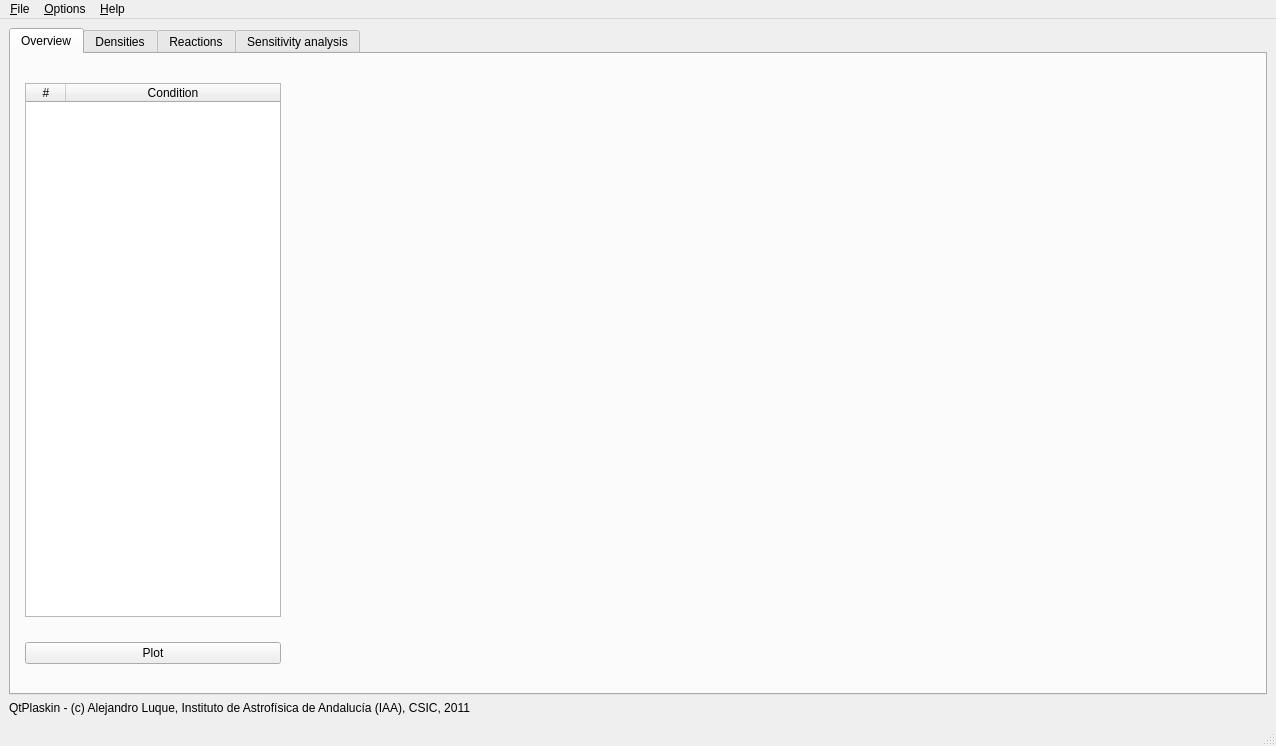
<?xml version="1.0" encoding="UTF-8"?>
<ui version="4.0">
 <class>MainWindow</class>
 <widget class="QMainWindow" name="MainWindow">
  <property name="geometry">
   <rect>
    <x>0</x>
    <y>0</y>
    <width>1276</width>
    <height>746</height>
   </rect>
  </property>
  <property name="acceptDrops">
   <bool>true</bool>
  </property>
  <property name="windowTitle">
   <string>QtPlaskin</string>
  </property>
  <widget class="QWidget" name="centralwidget">
   <property name="sizePolicy">
    <sizepolicy hsizetype="Preferred" vsizetype="Preferred">
     <horstretch>0</horstretch>
     <verstretch>0</verstretch>
    </sizepolicy>
   </property>
   <layout class="QVBoxLayout" name="verticalLayout">
    <item>
     <layout class="QHBoxLayout" name="horizontalLayout">
      <item>
       <widget class="QTabWidget" name="tabWidget">
        <property name="sizePolicy">
         <sizepolicy hsizetype="Preferred" vsizetype="Expanding">
          <horstretch>0</horstretch>
          <verstretch>0</verstretch>
         </sizepolicy>
        </property>
        <property name="currentIndex">
         <number>0</number>
        </property>
        <widget class="QWidget" name="tab_4">
         <attribute name="title">
          <string>Overview</string>
         </attribute>
         <layout class="QVBoxLayout" name="verticalLayout_5">
          <item>
           <layout class="QHBoxLayout" name="horizontalLayout_5">
            <item>
             <layout class="QVBoxLayout" name="verticalLayout_6">
              <property name="spacing">
               <number>25</number>
              </property>
              <property name="leftMargin">
               <number>5</number>
              </property>
              <property name="topMargin">
               <number>20</number>
              </property>
              <property name="rightMargin">
               <number>5</number>
              </property>
              <property name="bottomMargin">
               <number>20</number>
              </property>
              <item>
               <widget class="QTableWidget" name="condList">
                <property name="sizePolicy">
                 <sizepolicy hsizetype="Preferred" vsizetype="Expanding">
                  <horstretch>0</horstretch>
                  <verstretch>0</verstretch>
                 </sizepolicy>
                </property>
                <property name="editTriggers">
                 <set>QAbstractItemView::NoEditTriggers</set>
                </property>
                <property name="alternatingRowColors">
                 <bool>true</bool>
                </property>
                <property name="selectionMode">
                 <enum>QAbstractItemView::SingleSelection</enum>
                </property>
                <property name="selectionBehavior">
                 <enum>QAbstractItemView::SelectRows</enum>
                </property>
                <property name="showGrid">
                 <bool>false</bool>
                </property>
                <property name="sortingEnabled">
                 <bool>true</bool>
                </property>
                <attribute name="horizontalHeaderDefaultSectionSize">
                 <number>40</number>
                </attribute>
                <attribute name="horizontalHeaderStretchLastSection">
                 <bool>true</bool>
                </attribute>
                <attribute name="verticalHeaderVisible">
                 <bool>false</bool>
                </attribute>
                <attribute name="verticalHeaderDefaultSectionSize">
                 <number>20</number>
                </attribute>
                <attribute name="verticalHeaderMinimumSectionSize">
                 <number>10</number>
                </attribute>
                <column>
                 <property name="text">
                  <string>#</string>
                 </property>
                 <property name="foreground">
                  <brush brushstyle="NoBrush">
                   <color alpha="255">
                    <red>109</red>
                    <green>109</green>
                    <blue>109</blue>
                   </color>
                  </brush>
                 </property>
                </column>
                <column>
                 <property name="text">
                  <string>Condition</string>
                 </property>
                </column>
               </widget>
              </item>
              <item>
               <widget class="QPushButton" name="condButton">
                <property name="text">
                 <string>Plot</string>
                </property>
               </widget>
              </item>
             </layout>
            </item>
            <item>
             <widget class="ConditionsPlotWidget" name="condWidget" native="true">
              <property name="sizePolicy">
               <sizepolicy hsizetype="Expanding" vsizetype="Preferred">
                <horstretch>0</horstretch>
                <verstretch>0</verstretch>
               </sizepolicy>
              </property>
             </widget>
            </item>
           </layout>
          </item>
         </layout>
        </widget>
        <widget class="QWidget" name="tab">
         <attribute name="title">
          <string>Densities</string>
         </attribute>
         <layout class="QHBoxLayout" name="horizontalLayout_2">
          <item>
           <layout class="QVBoxLayout" name="verticalLayout_3">
            <property name="spacing">
             <number>25</number>
            </property>
            <property name="leftMargin">
             <number>5</number>
            </property>
            <property name="topMargin">
             <number>20</number>
            </property>
            <property name="rightMargin">
             <number>5</number>
            </property>
            <property name="bottomMargin">
             <number>20</number>
            </property>
            <item>
             <widget class="QTableWidget" name="speciesList">
              <property name="sizePolicy">
               <sizepolicy hsizetype="Preferred" vsizetype="Expanding">
                <horstretch>0</horstretch>
                <verstretch>0</verstretch>
               </sizepolicy>
              </property>
              <property name="editTriggers">
               <set>QAbstractItemView::NoEditTriggers</set>
              </property>
              <property name="alternatingRowColors">
               <bool>true</bool>
              </property>
              <property name="selectionBehavior">
               <enum>QAbstractItemView::SelectRows</enum>
              </property>
              <property name="showGrid">
               <bool>false</bool>
              </property>
              <property name="sortingEnabled">
               <bool>true</bool>
              </property>
              <attribute name="horizontalHeaderDefaultSectionSize">
               <number>40</number>
              </attribute>
              <attribute name="horizontalHeaderStretchLastSection">
               <bool>true</bool>
              </attribute>
              <attribute name="verticalHeaderVisible">
               <bool>false</bool>
              </attribute>
              <attribute name="verticalHeaderDefaultSectionSize">
               <number>20</number>
              </attribute>
              <attribute name="verticalHeaderMinimumSectionSize">
               <number>10</number>
              </attribute>
              <column>
               <property name="text">
                <string>#</string>
               </property>
              </column>
              <column>
               <property name="text">
                <string>Species</string>
               </property>
              </column>
             </widget>
            </item>
            <item>
             <widget class="QPushButton" name="plotButton">
              <property name="text">
               <string>Plot</string>
              </property>
             </widget>
            </item>
           </layout>
          </item>
          <item>
           <widget class="DensityPlotWidget" name="densWidget" native="true">
            <property name="sizePolicy">
             <sizepolicy hsizetype="Expanding" vsizetype="Preferred">
              <horstretch>0</horstretch>
              <verstretch>0</verstretch>
             </sizepolicy>
            </property>
           </widget>
          </item>
         </layout>
        </widget>
        <widget class="QWidget" name="tab_3">
         <attribute name="title">
          <string>Reactions</string>
         </attribute>
         <layout class="QHBoxLayout" name="horizontalLayout_4">
          <item>
           <layout class="QVBoxLayout" name="verticalLayout_4">
            <property name="spacing">
             <number>25</number>
            </property>
            <property name="leftMargin">
             <number>5</number>
            </property>
            <property name="topMargin">
             <number>20</number>
            </property>
            <property name="rightMargin">
             <number>5</number>
            </property>
            <property name="bottomMargin">
             <number>20</number>
            </property>
            <item>
             <widget class="QTableWidget" name="reactList">
              <property name="sizePolicy">
               <sizepolicy hsizetype="Preferred" vsizetype="Expanding">
                <horstretch>0</horstretch>
                <verstretch>0</verstretch>
               </sizepolicy>
              </property>
              <property name="editTriggers">
               <set>QAbstractItemView::NoEditTriggers</set>
              </property>
              <property name="alternatingRowColors">
               <bool>true</bool>
              </property>
              <property name="selectionBehavior">
               <enum>QAbstractItemView::SelectRows</enum>
              </property>
              <property name="showGrid">
               <bool>false</bool>
              </property>
              <property name="sortingEnabled">
               <bool>true</bool>
              </property>
              <attribute name="horizontalHeaderDefaultSectionSize">
               <number>40</number>
              </attribute>
              <attribute name="horizontalHeaderShowSortIndicator" stdset="0">
               <bool>true</bool>
              </attribute>
              <attribute name="horizontalHeaderStretchLastSection">
               <bool>true</bool>
              </attribute>
              <attribute name="verticalHeaderVisible">
               <bool>false</bool>
              </attribute>
              <attribute name="verticalHeaderDefaultSectionSize">
               <number>20</number>
              </attribute>
              <attribute name="verticalHeaderMinimumSectionSize">
               <number>10</number>
              </attribute>
              <column>
               <property name="text">
                <string>#</string>
               </property>
              </column>
              <column>
               <property name="text">
                <string>Reaction</string>
               </property>
              </column>
             </widget>
            </item>
            <item>
             <widget class="QPushButton" name="reactButton">
              <property name="text">
               <string>Plot</string>
              </property>
             </widget>
            </item>
           </layout>
          </item>
          <item>
           <widget class="RatePlotWidget" name="reactWidget" native="true">
            <property name="sizePolicy">
             <sizepolicy hsizetype="Expanding" vsizetype="Preferred">
              <horstretch>0</horstretch>
              <verstretch>0</verstretch>
             </sizepolicy>
            </property>
           </widget>
          </item>
         </layout>
        </widget>
        <widget class="QWidget" name="tab_2">
         <attribute name="title">
          <string>Sensitivity analysis</string>
         </attribute>
         <layout class="QHBoxLayout" name="horizontalLayout_3">
          <item>
           <layout class="QVBoxLayout" name="verticalLayout_2">
            <property name="spacing">
             <number>15</number>
            </property>
            <property name="leftMargin">
             <number>5</number>
            </property>
            <property name="topMargin">
             <number>20</number>
            </property>
            <property name="rightMargin">
             <number>5</number>
            </property>
            <property name="bottomMargin">
             <number>20</number>
            </property>
            <item>
             <widget class="QTableWidget" name="speciesSourceList">
              <property name="sizePolicy">
               <sizepolicy hsizetype="Preferred" vsizetype="Expanding">
                <horstretch>0</horstretch>
                <verstretch>0</verstretch>
               </sizepolicy>
              </property>
              <property name="editTriggers">
               <set>QAbstractItemView::NoEditTriggers</set>
              </property>
              <property name="alternatingRowColors">
               <bool>true</bool>
              </property>
              <property name="selectionMode">
               <enum>QAbstractItemView::SingleSelection</enum>
              </property>
              <property name="selectionBehavior">
               <enum>QAbstractItemView::SelectRows</enum>
              </property>
              <property name="showGrid">
               <bool>false</bool>
              </property>
              <property name="sortingEnabled">
               <bool>true</bool>
              </property>
              <attribute name="horizontalHeaderDefaultSectionSize">
               <number>40</number>
              </attribute>
              <attribute name="horizontalHeaderStretchLastSection">
               <bool>true</bool>
              </attribute>
              <attribute name="verticalHeaderVisible">
               <bool>false</bool>
              </attribute>
              <attribute name="verticalHeaderDefaultSectionSize">
               <number>20</number>
              </attribute>
              <attribute name="verticalHeaderMinimumSectionSize">
               <number>10</number>
              </attribute>
              <column>
               <property name="text">
                <string>#</string>
               </property>
              </column>
              <column>
               <property name="text">
                <string>Species</string>
               </property>
              </column>
             </widget>
            </item>
            <item>
             <widget class="QComboBox" name="Combo_filter">
              <property name="sizePolicy">
               <sizepolicy hsizetype="Minimum" vsizetype="Fixed">
                <horstretch>0</horstretch>
                <verstretch>0</verstretch>
               </sizepolicy>
              </property>
              <item>
               <property name="text">
                <string>Filter at 10%</string>
               </property>
              </item>
              <item>
               <property name="text">
                <string>Filter at 1%</string>
               </property>
              </item>
              <item>
               <property name="text">
                <string>Filter at 0.1%</string>
               </property>
              </item>
              <item>
               <property name="text">
                <string>Filter at 0.01%</string>
               </property>
              </item>
              <item>
               <property name="text">
                <string>Show all</string>
               </property>
              </item>
             </widget>
            </item>
            <item>
             <widget class="QPushButton" name="sourceButton">
              <property name="text">
               <string>Plot</string>
              </property>
             </widget>
            </item>
           </layout>
          </item>
          <item>
           <widget class="SourcePlotWidget" name="sourceWidget" native="true">
            <property name="sizePolicy">
             <sizepolicy hsizetype="Expanding" vsizetype="Preferred">
              <horstretch>0</horstretch>
              <verstretch>0</verstretch>
             </sizepolicy>
            </property>
           </widget>
          </item>
         </layout>
        </widget>
       </widget>
      </item>
     </layout>
    </item>
    <item>
     <widget class="QLabel" name="label">
      <property name="sizePolicy">
       <sizepolicy hsizetype="Preferred" vsizetype="Minimum">
        <horstretch>0</horstretch>
        <verstretch>0</verstretch>
       </sizepolicy>
      </property>
      <property name="text">
       <string>QtPlaskin - (c) Alejandro Luque, Instituto de Astrofísica de Andalucía (IAA), CSIC, 2011</string>
      </property>
     </widget>
    </item>
   </layout>
  </widget>
  <widget class="QMenuBar" name="menubar">
   <property name="geometry">
    <rect>
     <x>0</x>
     <y>0</y>
     <width>1276</width>
     <height>22</height>
    </rect>
   </property>
   <widget class="QMenu" name="menuFile">
    <property name="title">
     <string>&amp;File</string>
    </property>
    <addaction name="actionOpen"/>
    <addaction name="actionImport_from_directory"/>
    <addaction name="actionExport_data"/>
    <addaction name="actionSave"/>
    <addaction name="separator"/>
    <addaction name="actionUpdate"/>
    <addaction name="separator"/>
    <addaction name="actionQuit"/>
   </widget>
   <widget class="QMenu" name="menuHelp">
    <property name="title">
     <string>&amp;Help</string>
    </property>
    <addaction name="actionAbout"/>
   </widget>
   <widget class="QMenu" name="menuOptions">
    <property name="title">
     <string>&amp;Options</string>
    </property>
    <addaction name="actionLog_scale_in_time"/>
   </widget>
   <addaction name="menuFile"/>
   <addaction name="menuOptions"/>
   <addaction name="menuHelp"/>
  </widget>
  <widget class="QStatusBar" name="statusbar"/>
  <action name="actionOpen">
   <property name="text">
    <string>&amp;Open...</string>
   </property>
  </action>
  <action name="actionQuit">
   <property name="text">
    <string>&amp;Quit</string>
   </property>
  </action>
  <action name="actionAbout">
   <property name="text">
    <string>About</string>
   </property>
  </action>
  <action name="actionLog_scale_in_time">
   <property name="checkable">
    <bool>true</bool>
   </property>
   <property name="text">
    <string>Log scale in time</string>
   </property>
  </action>
  <action name="actionExport_data">
   <property name="text">
    <string>Export data...</string>
   </property>
  </action>
  <action name="actionStart_a_simulation">
   <property name="text">
    <string>Start a simulation...</string>
   </property>
  </action>
  <action name="actionImport_from_directory">
   <property name="text">
    <string>Import from directory...</string>
   </property>
   <property name="shortcut">
    <string>Ctrl+I</string>
   </property>
  </action>
  <action name="actionSave">
   <property name="text">
    <string>Save...</string>
   </property>
  </action>
  <action name="actionUpdate">
   <property name="text">
    <string>Update</string>
   </property>
   <property name="shortcut">
    <string>Ctrl+R</string>
   </property>
  </action>
  <action name="actionFilter_small_rates">
   <property name="checkable">
    <bool>true</bool>
   </property>
   <property name="checked">
    <bool>true</bool>
   </property>
   <property name="text">
    <string>Filter small rates</string>
   </property>
   <property name="toolTip">
    <string>When checked, some rates are not displayed in the sensitivity analisys to avoid cluttering</string>
   </property>
  </action>
 </widget>
 <customwidgets>
  <customwidget>
   <class>DensityPlotWidget</class>
   <extends>QWidget</extends>
   <header>mplwidget</header>
   <container>1</container>
  </customwidget>
  <customwidget>
   <class>SourcePlotWidget</class>
   <extends>QWidget</extends>
   <header>mplwidget</header>
   <container>1</container>
  </customwidget>
  <customwidget>
   <class>RatePlotWidget</class>
   <extends>QWidget</extends>
   <header>mplwidget</header>
   <container>1</container>
  </customwidget>
  <customwidget>
   <class>ConditionsPlotWidget</class>
   <extends>QWidget</extends>
   <header>mplwidget</header>
   <container>1</container>
  </customwidget>
 </customwidgets>
 <resources/>
 <connections/>
</ui>
